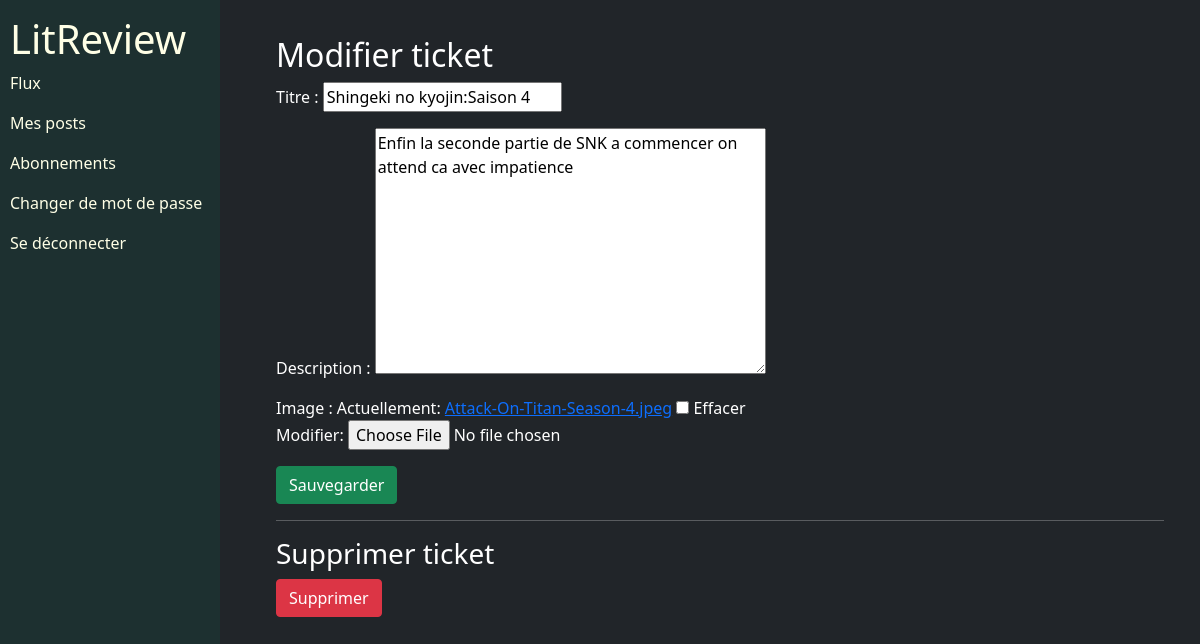
The app's page /ticket/25/edit (signed in) with its own data.
### review/models.py (models this page shows)
class Ticket(models.Model):
    title = models.CharField(max_length=128)
    description = models.TextField(max_length=2048, blank=True)
    user = models.ForeignKey(to=settings.AUTH_USER_MODEL, on_delete=models.CASCADE)
    image = models.ImageField(null=True, blank=True)
    time_created = models.DateTimeField(auto_now_add=True)

### review/views.py (the view, shortened to what this page needs)
# urls.py: path("ticket/<int:ticket_id>/edit", review.views.edit_ticket, name="edit-ticket"),
@login_required
def edit_ticket(request, ticket_id):
    ticket = get_object_or_404(models.Ticket, id=ticket_id)
    edit_ticket = forms.TicketForm(instance=ticket)
    delete_ticket = forms.DeleteTicketForm()
    context = {
        "edit_ticket": edit_ticket,
        "delete_ticket": delete_ticket,
    }
    return render(request, "review/edit_ticket.html", context=context)

### review/forms.py
class TicketForm(forms.ModelForm):
    edit_ticket = forms.BooleanField(widget=forms.HiddenInput, initial=True)
    class Meta:
        model = Ticket
        fields = ["title", "description", "image"]
        labels = {"title": "Titre"}

class DeleteTicketForm(forms.Form):
    delete_ticket = forms.BooleanField(widget=forms.HiddenInput, initial=True)

### review/templates/review/edit_ticket.html (shortened to what this page needs)
{% extends 'base.html' %}
{% block content %}
    <h2>Modifier ticket</h2>
    <form method="post" enctype="multipart/form-data">
        {{ edit_ticket.as_p }}
        <button type="submit" class="btn btn-success" >Sauvegarder</button>
    </form>
    <hr>
    <h3>Supprimer ticket</h3>
    <form method="post">
        <button type="submit" class="btn btn-danger" >Supprimer</button>
    </form>
{% endblock content %}

### static/app.css (style rules this page uses)
html { font-family: Arial; }

### records on screen
Ticket: title "Shingeki no kyojin:Saison 4", description "Enfin la seconde partie de SNK a commencer on attend ca avec impatience"
